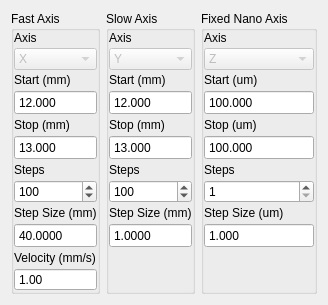
        <widget class="QWidget" name="tab_11">
         <attribute name="title">
          <string>Raster</string>
         </attribute>
         <layout class="QHBoxLayout" name="horizontalLayout_10">
          <item>
           <widget class="QGroupBox" name="groupBox_8">
            <property name="title">
             <string>Fast Axis</string>
            </property>
            <layout class="QVBoxLayout" name="verticalLayout_21">
             <property name="spacing">
              <number>0</number>
             </property>
             <property name="leftMargin">
              <number>0</number>
             </property>
             <property name="topMargin">
              <number>0</number>
             </property>
             <property name="rightMargin">
              <number>0</number>
             </property>
             <property name="bottomMargin">
              <number>0</number>
             </property>
             <item>
              <layout class="QVBoxLayout" name="verticalLayout_22">
               <property name="spacing">
                <number>3</number>
               </property>
               <item>
                <widget class="QLabel" name="label_47">
                 <property name="text">
                  <string>Axis</string>
                 </property>
                </widget>
               </item>
               <item>
                <widget class="QComboBox" name="comboBoxMacroFast">
                 <property name="enabled">
                  <bool>false</bool>
                 </property>
                 <item>
                  <property name="text">
                   <string>X</string>
                  </property>
                 </item>
                 <item>
                  <property name="text">
                   <string>Y</string>
                  </property>
                 </item>
                </widget>
               </item>
               <item>
                <widget class="QLabel" name="label_48">
                 <property name="text">
                  <string>Start (mm)</string>
                 </property>
                </widget>
               </item>
               <item>
                <widget class="QDoubleSpinBox" name="spinBoxMacroFastStart">
                 <property name="minimumSize">
                  <size>
                   <width>75</width>
                   <height>25</height>
                  </size>
                 </property>
                 <property name="maximumSize">
                  <size>
                   <width>200</width>
                   <height>40</height>
                  </size>
                 </property>
                 <property name="styleSheet">
                  <string notr="true">font: 11pt &quot;Arial&quot;;</string>
                 </property>
                 <property name="readOnly">
                  <bool>false</bool>
                 </property>
                 <property name="buttonSymbols">
                  <enum>QAbstractSpinBox::NoButtons</enum>
                 </property>
                 <property name="decimals">
                  <number>3</number>
                 </property>
                 <property name="minimum">
                  <double>0.000000000000000</double>
                 </property>
                 <property name="maximum">
                  <double>25.399999999999999</double>
                 </property>
                 <property name="value">
                  <double>12.000000000000000</double>
                 </property>
                </widget>
               </item>
               <item>
                <widget class="QLabel" name="label_49">
                 <property name="text">
                  <string>Stop (mm)</string>
                 </property>
                </widget>
               </item>
               <item>
                <widget class="QDoubleSpinBox" name="spinBoxMacroFastStop">
                 <property name="minimumSize">
                  <size>
                   <width>75</width>
                   <height>25</height>
                  </size>
                 </property>
                 <property name="maximumSize">
                  <size>
                   <width>200</width>
                   <height>40</height>
                  </size>
                 </property>
                 <property name="styleSheet">
                  <string notr="true">font: 11pt &quot;Arial&quot;;</string>
                 </property>
                 <property name="readOnly">
                  <bool>false</bool>
                 </property>
                 <property name="buttonSymbols">
                  <enum>QAbstractSpinBox::NoButtons</enum>
                 </property>
                 <property name="decimals">
                  <number>3</number>
                 </property>
                 <property name="minimum">
                  <double>0.000000000000000</double>
                 </property>
                 <property name="maximum">
                  <double>25.399999999999999</double>
                 </property>
                 <property name="value">
                  <double>13.000000000000000</double>
                 </property>
                </widget>
               </item>
               <item>
                <widget class="QLabel" name="label_50">
                 <property name="text">
                  <string>Steps</string>
                 </property>
                </widget>
               </item>
               <item>
                <widget class="QSpinBox" name="spinBoxMacroFastSteps">
                 <property name="enabled">
                  <bool>true</bool>
                 </property>
                 <property name="buttonSymbols">
                  <enum>QAbstractSpinBox::UpDownArrows</enum>
                 </property>
                 <property name="minimum">
                  <number>1</number>
                 </property>
                 <property name="maximum">
                  <number>5000</number>
                 </property>
                 <property name="value">
                  <number>100</number>
                 </property>
                </widget>
               </item>
               <item>
                <widget class="QLabel" name="label_51">
                 <property name="text">
                  <string>Step Size (mm)</string>
                 </property>
                </widget>
               </item>
               <item>
                <widget class="QDoubleSpinBox" name="spinBoxMacroFastStepSize">
                 <property name="enabled">
                  <bool>true</bool>
                 </property>
                 <property name="minimumSize">
                  <size>
                   <width>75</width>
                   <height>25</height>
                  </size>
                 </property>
                 <property name="maximumSize">
                  <size>
                   <width>200</width>
                   <height>40</height>
                  </size>
                 </property>
                 <property name="styleSheet">
                  <string notr="true">font: 11pt &quot;Arial&quot;;</string>
                 </property>
                 <property name="readOnly">
                  <bool>true</bool>
                 </property>
                 <property name="buttonSymbols">
                  <enum>QAbstractSpinBox::NoButtons</enum>
                 </property>
                 <property name="decimals">
                  <number>4</number>
                 </property>
                 <property name="minimum">
                  <double>-200.000000000000000</double>
                 </property>
                 <property name="maximum">
                  <double>200.000000000000000</double>
                 </property>
                 <property name="value">
                  <double>40.000000000000000</double>
                 </property>
                </widget>
               </item>
               <item>
                <widget class="QLabel" name="label_2">
                 <property name="text">
                  <string>Velocity (mm/s)</string>
                 </property>
                </widget>
               </item>
               <item>
                <widget class="QDoubleSpinBox" name="spinBoxMacroFastVelocity">
                 <property name="enabled">
                  <bool>true</bool>
                 </property>
                 <property name="readOnly">
                  <bool>true</bool>
                 </property>
                 <property name="buttonSymbols">
                  <enum>QAbstractSpinBox::NoButtons</enum>
                 </property>
                 <property name="minimum">
                  <double>0.100000000000000</double>
                 </property>
                 <property name="maximum">
                  <double>20000.000000000000000</double>
                 </property>
                 <property name="value">
                  <double>1.000000000000000</double>
                 </property>
                </widget>
               </item>
              </layout>
             </item>
            </layout>
           </widget>
          </item>
          <item>
           <widget class="QGroupBox" name="groupBox_7">
            <property name="title">
             <string>Slow Axis</string>
            </property>
            <layout class="QVBoxLayout" name="verticalLayout_19">
             <property name="spacing">
              <number>0</number>
             </property>
             <property name="leftMargin">
              <number>0</number>
             </property>
             <property name="topMargin">
              <number>0</number>
             </property>
             <property name="rightMargin">
              <number>0</number>
             </property>
             <property name="bottomMargin">
              <number>0</number>
             </property>
             <item>
              <layout class="QVBoxLayout" name="verticalLayout_20">
               <property name="spacing">
                <number>3</number>
               </property>
               <item>
                <widget class="QLabel" name="label_40">
                 <property name="text">
                  <string>Axis</string>
                 </property>
                </widget>
               </item>
               <item>
                <widget class="QComboBox" name="comboBoxMacroSlow">
                 <property name="enabled">
                  <bool>false</bool>
                 </property>
                 <property name="currentIndex">
                  <number>1</number>
                 </property>
                 <item>
                  <property name="text">
                   <string>X</string>
                  </property>
                 </item>
                 <item>
                  <property name="text">
                   <string>Y</string>
                  </property>
                 </item>
                </widget>
               </item>
               <item>
                <widget class="QLabel" name="label_43">
                 <property name="text">
                  <string>Start (mm)</string>
                 </property>
                </widget>
               </item>
               <item>
                <widget class="QDoubleSpinBox" name="spinBoxMacroSlowStart">
                 <property name="minimumSize">
                  <size>
                   <width>75</width>
                   <height>25</height>
                  </size>
                 </property>
                 <property name="maximumSize">
                  <size>
                   <width>200</width>
                   <height>40</height>
                  </size>
                 </property>
                 <property name="styleSheet">
                  <string notr="true">font: 11pt &quot;Arial&quot;;</string>
                 </property>
                 <property name="readOnly">
                  <bool>false</bool>
                 </property>
                 <property name="buttonSymbols">
                  <enum>QAbstractSpinBox::NoButtons</enum>
                 </property>
                 <property name="decimals">
                  <number>3</number>
                 </property>
                 <property name="minimum">
                  <double>0.000000000000000</double>
                 </property>
                 <property name="maximum">
                  <double>25.399999999999999</double>
                 </property>
                 <property name="value">
                  <double>12.000000000000000</double>
                 </property>
                </widget>
               </item>
               <item>
                <widget class="QLabel" name="label_44">
                 <property name="text">
                  <string>Stop (mm)</string>
                 </property>
                </widget>
               </item>
               <item>
                <widget class="QDoubleSpinBox" name="spinBoxMacroSlowStop">
                 <property name="minimumSize">
                  <size>
                   <width>75</width>
                   <height>25</height>
                  </size>
                 </property>
                 <property name="maximumSize">
                  <size>
                   <width>200</width>
                   <height>40</height>
                  </size>
                 </property>
                 <property name="styleSheet">
                  <string notr="true">font: 11pt &quot;Arial&quot;;</string>
                 </property>
                 <property name="readOnly">
                  <bool>false</bool>
                 </property>
                 <property name="buttonSymbols">
                  <enum>QAbstractSpinBox::NoButtons</enum>
                 </property>
                 <property name="decimals">
                  <number>3</number>
                 </property>
                 <property name="minimum">
                  <double>0.000000000000000</double>
                 </property>
                 <property name="maximum">
                  <double>25.399999999999999</double>
                 </property>
                 <property name="value">
                  <double>13.000000000000000</double>
                 </property>
                </widget>
               </item>
               <item>
                <widget class="QLabel" name="label_45">
                 <property name="text">
                  <string>Steps</string>
                 </property>
                </widget>
               </item>
               <item>
                <widget class="QSpinBox" name="spinBoxMacroSlowSteps">
                 <property name="buttonSymbols">
                  <enum>QAbstractSpinBox::UpDownArrows</enum>
                 </property>
                 <property name="minimum">
                  <number>1</number>
                 </property>
                 <property name="maximum">
                  <number>5000</number>
                 </property>
                 <property name="value">
                  <number>100</number>
                 </property>
                </widget>
               </item>
               <item>
                <widget class="QLabel" name="label_46">
                 <property name="text">
                  <string>Step Size (mm)</string>
                 </property>
                </widget>
               </item>
               <item>
                <widget class="QDoubleSpinBox" name="spinBoxMacroSlowStepSize">
                 <property name="enabled">
                  <bool>true</bool>
                 </property>
                 <property name="minimumSize">
                  <size>
                   <width>75</width>
                   <height>25</height>
                  </size>
                 </property>
                 <property name="maximumSize">
                  <size>
                   <width>200</width>
                   <height>40</height>
                  </size>
                 </property>
                 <property name="styleSheet">
                  <string notr="true">font: 11pt &quot;Arial&quot;;</string>
                 </property>
                 <property name="readOnly">
                  <bool>true</bool>
                 </property>
                 <property name="buttonSymbols">
                  <enum>QAbstractSpinBox::NoButtons</enum>
                 </property>
                 <property name="decimals">
                  <number>4</number>
                 </property>
                 <property name="minimum">
                  <double>-200.000000000000000</double>
                 </property>
                 <property name="maximum">
                  <double>200.000000000000000</double>
                 </property>
                 <property name="value">
                  <double>1.000000000000000</double>
                 </property>
                </widget>
               </item>
               <item>
                <spacer name="verticalSpacer_4">
                 <property name="orientation">
                  <enum>Qt::Vertical</enum>
                 </property>
                 <property name="sizeHint" stdset="0">
                  <size>
                   <width>20</width>
                   <height>40</height>
                  </size>
                 </property>
                </spacer>
               </item>
              </layout>
             </item>
            </layout>
           </widget>
          </item>
          <item>
           <widget class="QGroupBox" name="groupBox_9">
            <property name="title">
             <string>Fixed Nano Axis</string>
            </property>
            <layout class="QVBoxLayout" name="verticalLayout_23">
             <property name="spacing">
              <number>0</number>
             </property>
             <property name="leftMargin">
              <number>0</number>
             </property>
             <property name="topMargin">
              <number>0</number>
             </property>
             <property name="rightMargin">
              <number>0</number>
             </property>
             <property name="bottomMargin">
              <number>0</number>
             </property>
             <item>
              <layout class="QVBoxLayout" name="verticalLayout_24">
               <property name="spacing">
                <number>3</number>
               </property>
               <item>
                <widget class="QLabel" name="label_52">
                 <property name="text">
                  <string>Axis</string>
                 </property>
                </widget>
               </item>
               <item>
                <widget class="QComboBox" name="comboBoxFixed">
                 <property name="enabled">
                  <bool>false</bool>
                 </property>
                 <property name="currentIndex">
                  <number>0</number>
                 </property>
                 <item>
                  <property name="text">
                   <string>Z</string>
                  </property>
                 </item>
                </widget>
               </item>
               <item>
                <widget class="QLabel" name="label_53">
                 <property name="text">
                  <string>Start (um)</string>
                 </property>
                </widget>
               </item>
               <item>
                <widget class="QDoubleSpinBox" name="spinBoxFixedStart">
                 <property name="minimumSize">
                  <size>
                   <width>75</width>
                   <height>25</height>
                  </size>
                 </property>
                 <property name="maximumSize">
                  <size>
                   <width>200</width>
                   <height>40</height>
                  </size>
                 </property>
                 <property name="styleSheet">
                  <string notr="true">font: 11pt &quot;Arial&quot;;</string>
                 </property>
                 <property name="readOnly">
                  <bool>false</bool>
                 </property>
                 <property name="buttonSymbols">
                  <enum>QAbstractSpinBox::NoButtons</enum>
                 </property>
                 <property name="decimals">
                  <number>3</number>
                 </property>
                 <property name="minimum">
                  <double>-1.000000000000000</double>
                 </property>
                 <property name="maximum">
                  <double>201.000000000000000</double>
                 </property>
                 <property name="value">
                  <double>100.000000000000000</double>
                 </property>
                </widget>
               </item>
               <item>
                <widget class="QLabel" name="label_54">
                 <property name="text">
                  <string>Stop (um)</string>
                 </property>
                </widget>
               </item>
               <item>
                <widget class="QDoubleSpinBox" name="spinBoxFixedStop">
                 <property name="minimumSize">
                  <size>
                   <width>75</width>
                   <height>25</height>
                  </size>
                 </property>
                 <property name="maximumSize">
                  <size>
                   <width>200</width>
                   <height>40</height>
                  </size>
                 </property>
                 <property name="styleSheet">
                  <string notr="true">font: 11pt &quot;Arial&quot;;</string>
                 </property>
                 <property name="readOnly">
                  <bool>false</bool>
                 </property>
                 <property name="buttonSymbols">
                  <enum>QAbstractSpinBox::NoButtons</enum>
                 </property>
                 <property name="decimals">
                  <number>3</number>
                 </property>
                 <property name="minimum">
                  <double>-1.000000000000000</double>
                 </property>
                 <property name="maximum">
                  <double>201.000000000000000</double>
                 </property>
                 <property name="value">
                  <double>100.000000000000000</double>
                 </property>
                </widget>
               </item>
               <item>
                <widget class="QLabel" name="label_55">
                 <property name="text">
                  <string>Steps</string>
                 </property>
                </widget>
               </item>
               <item>
                <widget class="QSpinBox" name="spinBoxFixedSteps">
                 <property name="buttonSymbols">
                  <enum>QAbstractSpinBox::UpDownArrows</enum>
                 </property>
                 <property name="minimum">
                  <number>1</number>
                 </property>
                 <property name="maximum">
                  <number>5000</number>
                 </property>
                 <property name="value">
                  <number>1</number>
                 </property>
                </widget>
               </item>
               <item>
                <widget class="QLabel" name="label_56">
                 <property name="text">
                  <string>Step Size (um)</string>
                 </property>
                </widget>
               </item>
               <item>
                <widget class="QDoubleSpinBox" name="spinBoxFixedStepSize">
                 <property name="enabled">
                  <bool>true</bool>
                 </property>
                 <property name="minimumSize">
                  <size>
                   <width>75</width>
                   <height>25</height>
                  </size>
                 </property>
                 <property name="maximumSize">
                  <size>
                   <width>200</width>
                   <height>40</height>
                  </size>
                 </property>
                 <property name="styleSheet">
                  <string notr="true">font: 11pt &quot;Arial&quot;;</string>
                 </property>
                 <property name="readOnly">
                  <bool>true</bool>
                 </property>
                 <property name="buttonSymbols">
                  <enum>QAbstractSpinBox::NoButtons</enum>
                 </property>
                 <property name="decimals">
                  <number>3</number>
                 </property>
                 <property name="minimum">
                  <double>-200.000000000000000</double>
                 </property>
                 <property name="maximum">
                  <double>200.000000000000000</double>
                 </property>
                 <property name="value">
                  <double>1.000000000000000</double>
                 </property>
                </widget>
               </item>
               <item>
                <spacer name="verticalSpacer_5">
                 <property name="orientation">
                  <enum>Qt::Vertical</enum>
                 </property>
                 <property name="sizeHint" stdset="0">
                  <size>
                   <width>20</width>
                   <height>40</height>
                  </size>
                 </property>
                </spacer>
               </item>
              </layout>
             </item>
            </layout>
           </widget>
          </item>
         </layout>
        </widget>
